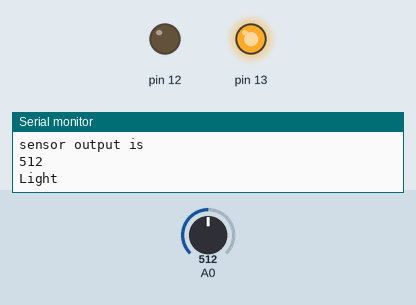
Recording of a sketch running on a simulated Arduino Uno, built with avr-gcc and run on an emulated ATmega328P. Shown: output pins drawn as LEDs (lit = HIGH), the last lines printed to the serial monitor. The test bench sets the inputs (shaded band); at power-on: A0 = 512.

Above: at 1.2 s.
1.3 s: A0 set to 591
2.8 s: A0 set to 617
At 3.6 s:
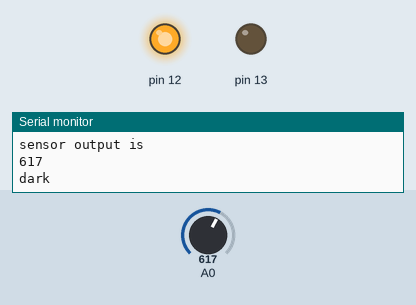
4.5 s: A0 set to 590
At 4.9 s:
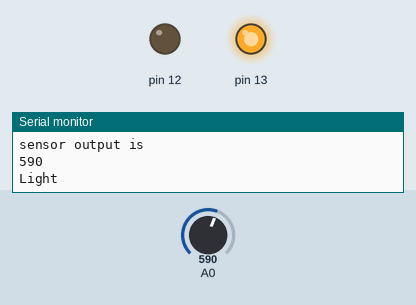
6.0 s: A0 set to 610
At 7.3 s:
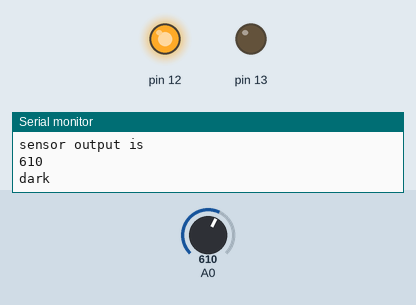
Timing chart, 0 to 8.5 s (numbered marks = the images above; inputs shaded):
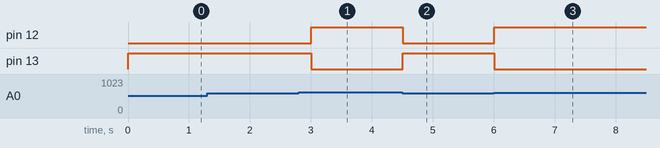

Measured:
- the behaviour switches between 599 and 600 on A0 (found by bisection; images 0 and 1)
- after the input at 2.8 s, pin 12: LOW → HIGH after 0.21 s; pin 13: HIGH → LOW after 0.21 s
- after the input at 4.5 s, pin 12: HIGH → LOW at once; pin 13: LOW → HIGH at once
- after the input at 6.0 s, pin 12: LOW → HIGH at once; pin 13: HIGH → LOW at once

The sketch:

LDR.ino
```cpp
void setup() {
  Serial.begin(9600);
  pinMode(A0,INPUT_PULLUP);
  pinMode(12,OUTPUT);
  pinMode(13,OUTPUT);


}

void loop() {
  int sensorValue = analogRead(A0);
  Serial.println("sensor output is");
  Serial.println(sensorValue);
  if(sensorValue<600)
  {
    Serial.println("Light");
    digitalWrite(12,0);
    digitalWrite(13,1);

  }
  else{
    Serial.println("dark");
      digitalWrite(12,1);
      digitalWrite(13,0);
  }
  delay(300);
}
```
